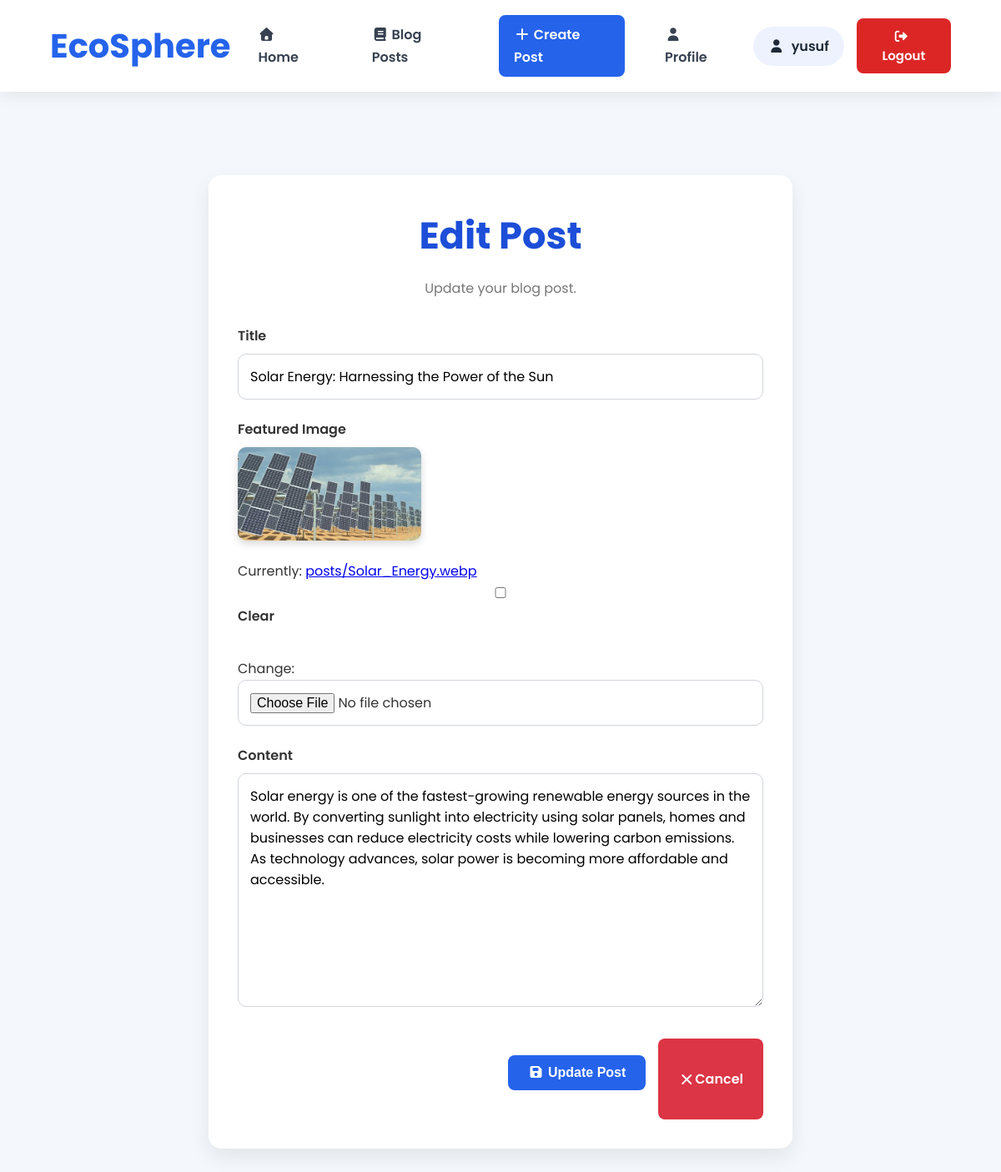
The app's page /posts/1/edit/ (signed in) with its own data.
### post/models.py (models this page shows, shortened)
class Post(models.Model):
    title = models.CharField(max_length=50)
    content = models.TextField(max_length=2000)
    image = models.ImageField(
        upload_to="posts/",
        null=True,
        blank=True
    )
    created_at = models.DateTimeField(auto_now_add=True)
    updated_at = models.DateTimeField(auto_now=True)

### post/views.py (the view)
@login_required
def edit_post(request, post_id):
    post = get_object_or_404(Post, id=post_id)
    if request.method == "POST":
        form = PostForm(
            request.POST,
            request.FILES,
            instance=post
        )
        if form.is_valid():
            form.save()
            return redirect("all_posts")
    else:
        form = PostForm(instance=post)
    return render(
        request,
        "edit_post.html",
        {
            "form": form,
            "post": post
        }
    )

### post/forms.py (shortened to what this page needs)
class PostForm(forms.ModelForm):
    class Meta:
        model = Post
        fields = ["title", "content", "image"]
        widgets = {
            "title": forms.TextInput(
                attrs={
                    "placeholder": "Enter post title",
                    "class": "form-control"
                }
            ),
            "content": forms.Textarea(
                attrs={
                    "placeholder": "Write your post here...",
                    "rows": 10,
                    "class": "form-control"
                }
            ),
            "image": forms.ClearableFileInput(
                attrs={
                    "class": "form-control"
                }
            ),
        }

### post/templates/edit_post.html (shortened to what this page needs)
{% extends "base.html" %}
{% load static %}
{% block content %}
<div class="form-container">
    <h1>Edit Post</h1>
    <p class="form-subtitle">
        Update your blog post.
    </p>
    <form method="POST" enctype="multipart/form-data">
        <div class="form-group">
            <label for="{{ form.title.id_for_label }}">
                Title
            </label>
            {{ form.title }}
        </div>
        <div class="form-group">
            <label for="{{ form.image.id_for_label }}">
                Featured Image
            </label>
            {% if post.image %}
                <div style="margin-bottom:15px;">
                    <img src="{{ post.image.url }}"
                         alt="{{ post.title }}"
                         style="width:220px;
                                border-radius:10px;
                                box-shadow:0 4px 10px rgba(0,0,0,.15);">
                </div>
            {% endif %}
            {{ form.image }}
        </div>
        <div class="form-group">
            <label for="{{ form.content.id_for_label }}">
                Content
            </label>
            {{ form.content }}
        </div>
        <div class="button-group">
            <button type="submit" class="create-btn">
                <i class="fa-solid fa-floppy-disk"></i>
                Update Post
            </button>
            <a href="{% url 'all_posts' %}" class="cancel-btn">
                <i class="fa-solid fa-xmark"></i>
                Cancel
            </a>
        </div>
    </form>
</div>
{% endblock %}

### general/templates/base.html (shortened to what this page needs)
{% load static %}
<!DOCTYPE html>
<html lang="en">
<head>
    <link rel="stylesheet" href="{% static 'css/main.css' %}">
    <link rel="stylesheet"
          href="https://cdnjs.cloudflare.com/ajax/libs/font-awesome/7.3.0/css/all.min.css">
</head>
<body>
<header class="landing-navbar">
    <div class="logo">
        <a href="{% url 'index_page' %}">
            EcoSphere
        </a>
    </div>
    <nav>
        <a href="{% url 'index_page' %}" class="nav-btn">
            <i class="fa-solid fa-house"></i>
            Home
        </a>
        <a href="{% url 'all_posts' %}" class="nav-btn">
            <i class="fa-solid fa-book"></i>
            Blog Posts
        </a>
        <a href="{% url 'create_post' %}" class="nav-btn create-nav-btn">
            <i class="fa-solid fa-plus"></i>
            Create Post
        </a>
        <a href="{% url 'profile' %}" class="nav-btn">
            <i class="fa-solid fa-user"></i>
            Profile
        </a>
        {% if request.user.is_authenticated %}
            <span class="welcome-user">
                <i class="fa-solid fa-user"></i>
                {{ request.user.username }}
            </span>
            <form action="{% url 'logout' %}" method="POST">
                <button type="submit" class="logout-btn">
                    <i class="fa-solid fa-right-from-bracket"></i>
                    Logout
                </button>
            </form>
        {% endif %}
    </nav>
</header>
<main>
    {% block content %}
    {% endblock %}
</main>
</body>
</html>

### post/static/css/main.css (style rules this page uses)
* { margin: 0; padding: 0; box-sizing: border-box; }
body { font-family:"Poppins",sans-serif; background:#f4f7fb; color:#333; margin:0; padding:0; line-height:1.7; }
h1 { text-align: center; color: #2c3e50; margin-bottom: 10px; font-size: 2.8rem; }
p { margin-bottom: 20px; }
.create-btn { display: inline-block; margin: 20px 0 35px; padding: 12px 24px; background-color: #0077cc; color: #fff; text-decoration: none; font-weight: 600; border-radius: 8px; transition: background-color 0.3s ease, transform 0.2s ease; }
.form-container { max-width: 700px; margin: 40px auto; padding: 30px; background: #fff; border-radius: 10px; box-shadow: 0 5px 15px rgba(0,0,0,0.08); }
.form-group { margin-bottom: 20px; }
label { display: block; font-weight: 600; margin-bottom: 8px; }
input, textarea { width: 100%; padding: 12px; border: 1px solid #ccc; border-radius: 8px; font-size: 16px; font-family: inherit; }
textarea { resize: vertical; min-height: 200px; }
.form-container { max-width:700px; margin:50px auto; background:#fff; padding:35px; border-radius:15px; box-shadow:0 10px 25px rgba(0,0,0,.08); }
.form-container h1 { text-align:center; color:#1d4ed8; margin-bottom:10px; }
.form-subtitle { text-align:center; color:#777; margin-bottom:30px; }
.form-group { margin-bottom:22px; }
.form-group label { display:block; margin-bottom:8px; font-weight:600; }
.form-group input, .form-group textarea { width:100%; padding:14px; border:1px solid #d1d5db; border-radius:10px; font-size:16px; transition:.3s; }
.form-group textarea { min-height:220px; resize:vertical; }
.button-group { display:flex; justify-content:flex-end; gap:15px; margin-top:30px; }
.create-btn { background:#2563eb; color:#fff; border:none; padding:12px 24px; border-radius:8px; cursor:pointer; font-size:16px; font-weight:600; transition:.3s; }
.cancel-btn { display:inline-flex; align-items:center; justify-content:center; padding:12px 24px; background:#dc3545; color:#fff; text-decoration:none; border-radius:8px; font-weight:600; transition:.3s; }
.landing-navbar { display:flex; justify-content:space-between; align-items:center; padding:20px 0; }
.logo { font-size:32px; font-weight:bold; color:#2563eb; }
.nav-btn { text-decoration:none; color:#444; margin-left:15px; font-weight:600; transition:.3s; }
.create-nav-btn { background:#2563eb; color:white; padding:12px 22px; border-radius:8px; }
.logout-btn { background:#dc3545; color:white; text-decoration:none; padding:12px 22px; border-radius:8px; font-weight:600; transition:.3s; }
.landing-navbar { position:sticky; top:0; left:0; width:100%; background:#ffffff; display:flex; justify-content:space-between; align-items:center; padding:18px 60px; box-shadow:0 4px 18px rgba(0,0,0,.08); z-index:999; }
.logo a { text-decoration:none; color:#2563eb; font-size:40px; font-weight:700; }
.landing-navbar nav { display:flex; align-items:center; gap:15px; }
.nav-btn { text-decoration:none; color:#374151; font-weight:600; padding:10px 18px; border-radius:8px; transition:.3s; }
.create-nav-btn { background:#2563eb; color:white; }
.welcome-user { display:flex; align-items:center; gap:8px; background:#eef2ff; padding:10px 18px; border-radius:25px; font-weight:600; color:#1f2937; }
.landing-navbar form { margin:0; }
.logout-btn { background:#dc2626; color:white; border:none; padding:10px 18px; border-radius:8px; font-size:15px; font-family:inherit; cursor:pointer; transition:.3s; }
.logout-btn i { margin-right:6px; }
main { padding:50px; }

### records on screen
Post: title "Solar Energy: Harnessing the Power of the Sun", image (picture), content "Solar energy is one of the fastest-growing renewable energy sources in the world. By converting sunlight into electricity using solar panels, homes and businesses can reduce electricity costs while lowering carbon emissions. As technology advances, solar power is becoming more affordable and accessible."

### other values on screen
{{ request.user.username }} "yusuf"
